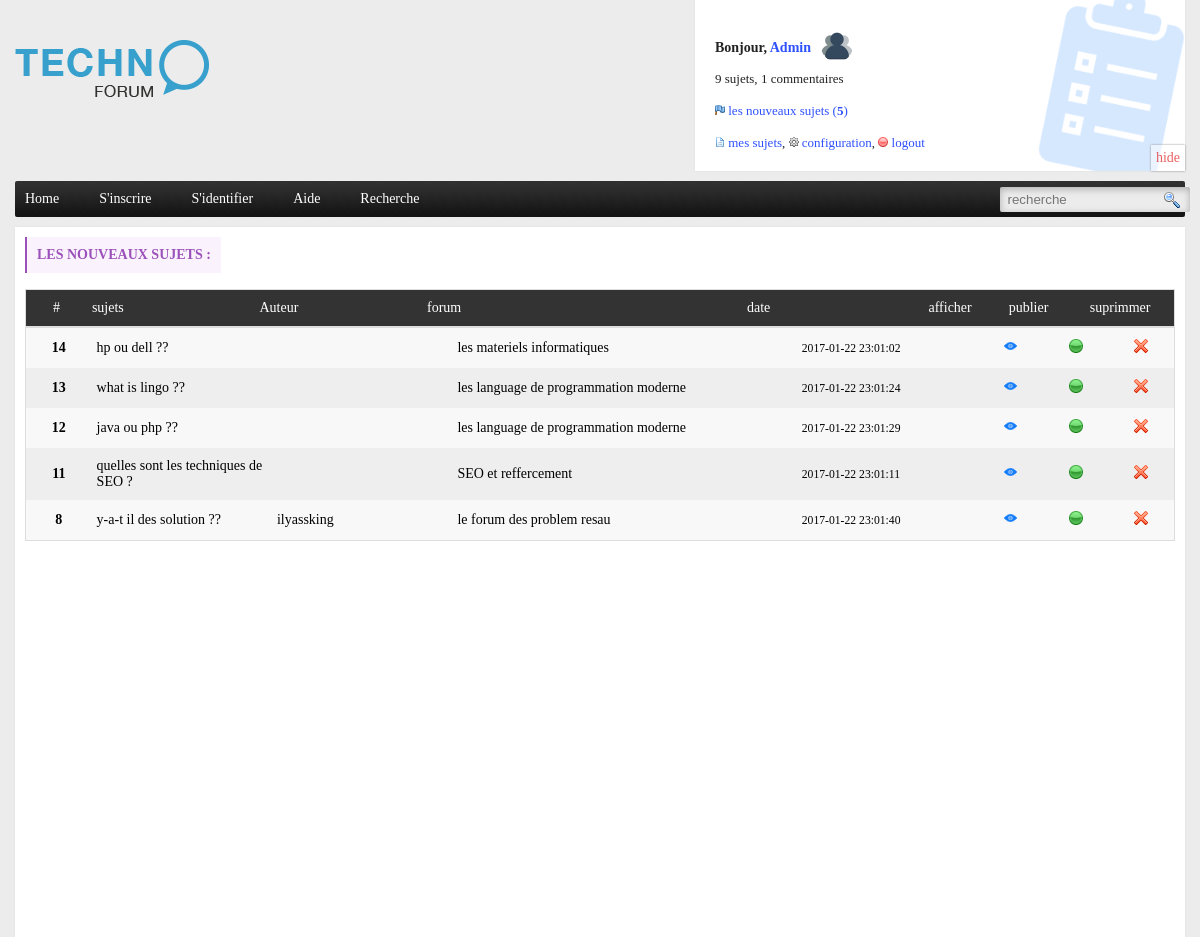
Screenshot of /newSujets.php (signed in) with the database file from the repository.
### tables this page shows
CREATE TABLE `user` (
  `u_id` int(10) UNSIGNED NOT NULL,
  `u_nom` varchar(30) NOT NULL,
  `u_prenom` varchar(30) NOT NULL,
  `u_pseudo` varchar(30) NOT NULL,
  `u_email` varchar(30) NOT NULL,
  `u_sex` varchar(30) NOT NULL,
  `u_password` varchar(40) NOT NULL,
  `u_birthday` varchar(30) NOT NULL,
  `u_avatar` varchar(40) NOT NULL DEFAULT 'default.png',
  `u_level` int(11) NOT NULL DEFAULT '0'
);

CREATE TABLE `post` (
  `p_id` int(10) UNSIGNED NOT NULL,
  `p_title` text NOT NULL,
  `p_content` text NOT NULL,
  `f_id` int(10) UNSIGNED NOT NULL,
  `u_id` int(10) UNSIGNED NOT NULL,
  `p_date` datetime NOT NULL,
  `p_stat` int(30) NOT NULL,
  `p_vus` int(10) UNSIGNED NOT NULL
);

CREATE TABLE `forum` (
  `f_id` int(10) UNSIGNED NOT NULL,
  `f_nom` text NOT NULL,
  `f_desc` text NOT NULL,
  `u_id` int(10) UNSIGNED NOT NULL
);

### newSujets.php (the view, shortened to what this page needs)
<?php
include 'inc/header.php';
?>
<div class="container">
	<div class="content">
		<div class="title_page">
			<h3>les nouveaux sujets :</h3>
		</div>
		<br>
		<table border='0' cellspacing='0' cellpadding='0' width='100%' id="NewPostTable">
			<tr class="tr">
				<td align=center width="30px">#</td>
				<td width="100px">sujets</td>
				<td width="100px">Auteur</td>
				<td width="200px">forum</td>
				<td width="100px">date</td>
				<td align=center width="30px">afficher</td>
				<td align=center width="30px">publier</td>
				<td align=center width="30px">suprimmer</td>
			</tr>
		</table>
		<div style="height: 600px;overflow: scroll;">
		<table border='0' cellspacing='0' cellpadding='0' width='100%' id="NewPostTable">
		<?php
			if($user['u_level']==1){
				$select_posts = mysqli_query($con,"SELECT p_id,p_title,p_date,u_pseudo,f_nom FROM post INNER JOIN forum ON post.f_id=forum.f_id INNER JOIN user ON post.u_id=user.u_id WHERE post.p_stat=0 ORDER BY post.p_id DESC");
			}else{
				$select_posts = mysqli_query($con,"SELECT p_id,p_title,p_date,u_pseudo,f_nom FROM post INNER JOIN forum ON post.f_id=forum.f_id INNER JOIN user ON post.u_id=user.u_id WHERE post.p_stat=0 and forum.u_id=$u_id ORDER BY post.p_id DESC");
			}
			$i = 0;
			while ($post = mysqli_fetch_array($select_posts)) {
				if($i%2==0) $color='tr1';
				else $color='tr2';
				echo "
					<tr class=$color>
						<td align=center width='30px'><b>{$post['p_id']}</b></td>
						<td width='100px'>{$post['p_title']}</td>
						<td width='100px'>{$post['u_pseudo']}</td>
						<td width='200px'>{$post['f_nom']}</td>
						<td width='100px'><small>{$post['p_date']}</small></td>
						<td align=center width='30px'><a href='#' target='_blanck'><img src='images/show.png'></a></td>
						<td align=center width='30px'><a href='newSujets.php?action=pub&p_id={$post['p_id']}'><img src='images/green.png'></a></td>
						<td align=center width='30px'><a href='newSujets.php?action=sup&p_id={$post['p_id']}'><img src='images/delete.png'></a></td>
					</tr>
				";
				$i++;
			}
		?>
		</table>
		</div>
	</div>
</div>
<?php
include 'inc/footer.php';
?>

### inc/header.php (shortened to what this page needs)
<?php
include 'inc/config.php';
if(isset($_COOKIE['u_id'])){
	$u_id = $_COOKIE['u_id'];
	$result = mysqli_query($con,"SELECT * FROM `user` WHERE u_id=$u_id");
	$user = mysqli_fetch_array($result);
	if($user['u_level']==1){
		$s_posts = mysqli_query($con,"SELECT * FROM post WHERE p_stat=0");
		$n_post_0 = mysqli_num_rows($s_posts);
	}else{
		$s_posts = mysqli_query($con,"SELECT * FROM post INNER JOIN forum ON forum.f_id=post.f_id WHERE p_stat=0 and forum.u_id=$u_id");
		$n_post_0 = mysqli_num_rows($s_posts);
	}
}
?>
<!DOCTYPE html>
<html>
<head>
	<link rel="stylesheet" type="text/css" href="css/style.css">
</head>
<body>
<div class="header">
	<div class="container">
		<div class="logo-login">
			<div class="logo l">
				<a href="index.php"><img alt="technoforum" src="images/technoforum.png"></a>
			</div>
			<div class="login r"  id="pan" <?php if(isset($user['u_level'])) if($user['u_level']==1) echo "style='background-image:url(images/liste.png);background-repeat: no-repeat; background-position: right;background-size: 30%;'"; ?>>
				<?php
					if(isset($_COOKIE['u_id'])){
						echo "
							<div onclick='_hide()' class='hide' id='hide'>hide</div>
							<div onclick='_show()' id='aff' class='show'>show</div>
						";
						$result = mysqli_query($con,"SELECT count(p_id) as num_sujet FROM post WHERE u_id=$u_id");
						$fetch = mysqli_fetch_array($result);
						$result2 = mysqli_query($con,"SELECT count(c_id) as num_comment FROM comment WHERE u_id=$u_id");
						$fetch2 = mysqli_fetch_array($result2);
						echo "
							<h4 class='l'>Bonjour, <b><a href='user.php?id={$user['u_id']}' title='{$user['u_nom']}'>{$user['u_nom']}</a></b></h4>
							<a href='#'><img id='pic' src='images/users/avatar/{$user['u_avatar']}'></a>
							<div class='c'></div>
							<p>
								{$fetch['num_sujet']} sujets, {$fetch2['num_comment']} commentaires
							</p>
							<br>
							<p>
								<img src='images/flag.png'> <a href='newSujets.php'>les nouveaux sujets (<b>$n_post_0</b>)</a>
							</p>
							<br>
							<p>
								<a href='mypost.php'><img src='images/posts.png'> mes sujets</a>, <a href='user.php?id={$user['u_id']}'><img src='images/edite.png'> configuration</a>, <a href='logout.php'><img src='images/logout.png'> logout</a>
							</p>
						";
					}
				?>
			</div>
		</div>
		<div class="nav">
			<ul>
				<li><a href="index.php">Home</a></li>
				<li><a href="register.php">S'inscrire</a></li>
				<li><a href="login.php">S'identifier</a></li>
				<li><a href="#">Aide</a></li>
				<li><a href="recherche.php">Recherche</a></li>
				<div class="recherche r">
					<form method="GET" action="recherche.php">
						<input type="text" name="key" placeholder="recherche">
						<input type="submit" name="chercher" value="">
					</form>
				</div>
			</ul>
		</div>
	</div>
</div>

### css/style.css (style rules this page uses)
* { margin: 0; padding: 0; }
body { background-color: #ececec; font: normal 14px verdana; }
a { color: #2e50ff; text-decoration: none; }
ul { list-style: none; }
.l { float: left; }
.r { float: right; }
.container { width: 1170px; margin: 0 auto; }
.nav { border-radius: 2px; background: #444 url(../images/bg_menu.jpg); margin: 10px 0; }
.nav ul li { float: left; margin-right: 10px; transition: .2s; padding: 10px; }
.nav ul li a { padding: 10px; padding-left: 0; color: #fff; }
.logo { margin: 40px 0; }
.content { background: #fff; padding: 10px; box-shadow: 0px 0px 2px #ddd; margin-top: 10px; }
.login { background: #fff; padding: 20px; box-shadow: 0px 0px 2px #ddd; padding-top: 30px; width: 450px; position: relative; transition: 1s; color: #555; }
.login h4 { margin-bottom: 15px; margin-top: 10px; margin-right: 10px; color: #222; }
.login p { color: #222; font-size: small; }
#pic { width: 32px; height: 32px; border-radius: 100%; }
.recherche input[type=text] { border: 0; padding: 5px; margin-top: 6px; border-radius: 2px; margin-right: 6px; background-color: #ececec; box-shadow: inset 0px 2px 7px rgba(119, 119, 119, 0.55); padding-left: 8px; }
.recherche input[type=submit] { border: 0; padding: 5px; margin-left: -34px; background-color: rgba(255, 255, 255, 0); background-image: url(../images/recherche.png); background-repeat: no-repeat; background-position: center; width: 20px; cursor: pointer; }
table { border: 1px solid #ddd; }
.tr { background-color: #333; color: #fff; }
.tr td { padding: 12px; }
.tr1 { background-color: #f8f8f8; }
.tr2 { background-color: #eee; }
.title_page h3 { padding: 10px; text-transform: uppercase; background-color: #faf3fd; display: table; border-left: 2px solid #9b50ba; font-size: 14px; color: #9b50ba; }
#NewPostTable tr td { padding: 10px 5px; }
.hide { display: table; background-color: rgba(255, 255, 255, 0.53); padding: 5px; box-shadow: 0px 0px 2px #8c8c8c; position: absolute; bottom: 0; right: 0; color: rgba(228, 46, 46, 0.76); cursor: pointer; transition: .3s; }

### rows the page displays
user: u_nom "Admin", u_avatar (placeholder picture)
post: p_id "14", p_title "hp ou dell ??", f.f_nom "les materiels informatiques", p_date "2017-01-22 23:01:02"
post: p_id "13", p_title "what is lingo ??", f.f_nom "les language de programmation moderne", p_date "2017-01-22 23:01:24"
post: p_id "12", p_title "java ou php ??", f.f_nom "les language de programmation moderne", p_date "2017-01-22 23:01:29"
post: p_id "11", p_title "quelles sont les techniques de SEO ?", f.f_nom "SEO et reffercement", p_date "2017-01-22 23:01:11"
post: p_id "8", p_title "y-a-t il des solution ??", u.u_pseudo "ilyassking", f.f_nom "le forum des problem resau", p_date "2017-01-22 23:01:40"

### other values shown
$fetch['num_sujet'] "9"
$fetch2['num_comment'] "1"
$n_post_0 "5"
